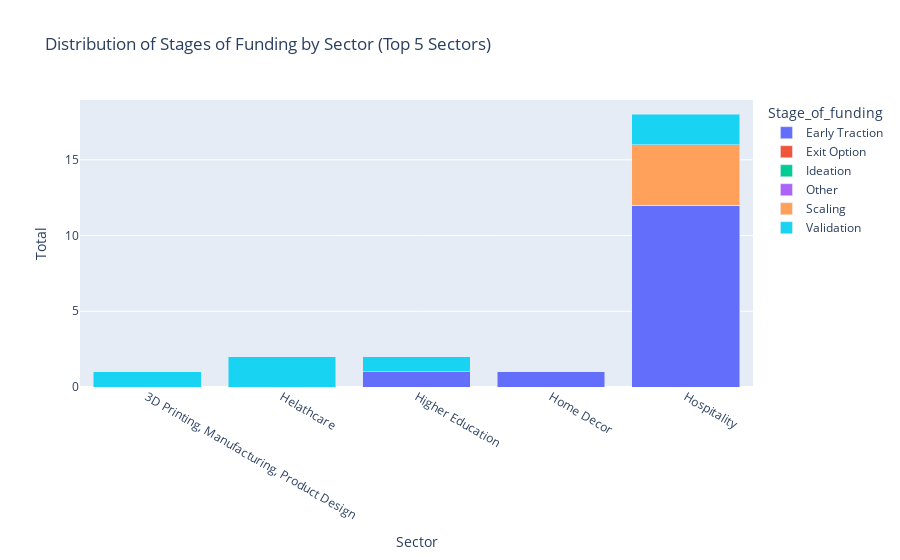

Notebook code cell kept with this figure:
### Markdown cell above
# QUESTION FIVE

##### DOES THE SECTOR OF STARTUPS HAVE AN INFLUENCE ON THE STAGE OF FUNDING THEY RECEIVE AND WHY?

### Code cell
# Group the data by sector and stage of funding and calculate the count
grouped_data = master_df.groupby(['Sector', 'Stage_of_funding']).size().reset_index(name='Count')

# Calculate the count of startups for each sector
sector_counts = grouped_data['Sector'].value_counts()

# Get the top 5 sectors
top_5_sectors = sector_counts.head(5)

# Filter the grouped data to include only the top 5 sectors
filtered_data = grouped_data[grouped_data['Sector'].isin(top_5_sectors.index)]

# Save as csv for reproducibility
filtered_data.to_csv('sector_effect.csv', index=False)

# Create a stacked bar plot
fig = px.bar(filtered_data, x='Sector', y='Count', color='Stage_of_funding', barmode='stack',
             title='Distribution of Stages of Funding by Sector (Top 5 Sectors)')
fig.update_layout(xaxis_title='Sector', yaxis_title='Total')
fig.show()

### Figure 1 — Plotly figure (JSON) as saved in the notebook; plotly's stock layout.template omitted (floating-point values rounded to 4 significant figures)
{"data": [{"alignmentgroup": "True", "hovertemplate": "Stage_of_funding=Early Traction<br>Sector=%{x}<br>Count=%{y}<extra></extra>", "legendgroup": "Early Traction", "marker": {"color": "#636efa", "pattern": {"shape": ""}}, "name": "Early Traction", "offsetgroup": "Early Traction", "orientation": "v", "showlegend": true, "textposition": "auto", "type": "bar", "x": ["3D Printing, Manufacturing, Product Design", "Helathcare", "Higher Education", "Home Decor", "Hospitality"], "xaxis": "x", "y": [0, 0, 1, 1, 12], "yaxis": "y"}, {"alignmentgroup": "True", "hovertemplate": "Stage_of_funding=Exit Option<br>Sector=%{x}<br>Count=%{y}<extra></extra>", "legendgroup": "Exit Option", "marker": {"color": "#EF553B", "pattern": {"shape": ""}}, "name": "Exit Option", "offsetgroup": "Exit Option", "orientation": "v", "showlegend": true, "textposition": "auto", "type": "bar", "x": ["3D Printing, Manufacturing, Product Design", "Helathcare", "Higher Education", "Home Decor", "Hospitality"], "xaxis": "x", "y": [0, 0, 0, 0, 0], "yaxis": "y"}, {"alignmentgroup": "True", "hovertemplate": "Stage_of_funding=Ideation<br>Sector=%{x}<br>Count=%{y}<extra></extra>", "legendgroup": "Ideation", "marker": {"color": "#00cc96", "pattern": {"shape": ""}}, "name": "Ideation", "offsetgroup": "Ideation", "orientation": "v", "showlegend": true, "textposition": "auto", "type": "bar", "x": ["3D Printing, Manufacturing, Product Design", "Helathcare", "Higher Education", "Home Decor", "Hospitality"], "xaxis": "x", "y": [0, 0, 0, 0, 0], "yaxis": "y"}, {"alignmentgroup": "True", "hovertemplate": "Stage_of_funding=Other<br>Sector=%{x}<br>Count=%{y}<extra></extra>", "legendgroup": "Other", "marker": {"color": "#ab63fa", "pattern": {"shape": ""}}, "name": "Other", "offsetgroup": "Other", "orientation": "v", "showlegend": true, "textposition": "auto", "type": "bar", "x": ["3D Printing, Manufacturing, Product Design", "Helathcare", "Higher Education", "Home Decor", "Hospitality"], "xaxis": "x", "y": [0, 0, 0, 0, 0], "yaxis": "y"}, {"alignmentgroup": "True", "hovertemplate": "Stage_of_funding=Scaling<br>Sector=%{x}<br>Count=%{y}<extra></extra>", "legendgroup": "Scaling", "marker": {"color": "#FFA15A", "pattern": {"shape": ""}}, "name": "Scaling", "offsetgroup": "Scaling", "orientation": "v", "showlegend": true, "textposition": "auto", "type": "bar", "x": ["3D Printing, Manufacturing, Product Design", "Helathcare", "Higher Education", "Home Decor", "Hospitality"], "xaxis": "x", "y": [0, 0, 0, 0, 4], "yaxis": "y"}, {"alignmentgroup": "True", "hovertemplate": "Stage_of_funding=Validation<br>Sector=%{x}<br>Count=%{y}<extra></extra>", "legendgroup": "Validation", "marker": {"color": "#19d3f3", "pattern": {"shape": ""}}, "name": "Validation", "offsetgroup": "Validation", "orientation": "v", "showlegend": true, "textposition": "auto", "type": "bar", "x": ["3D Printing, Manufacturing, Product Design", "Helathcare", "Higher Education", "Home Decor", "Hospitality"], "xaxis": "x", "y": [1, 2, 1, 0, 2], "yaxis": "y"}], "layout": {"barmode": "stack", "legend": {"title": {"text": "Stage_of_funding"}, "tracegroupgap": 0}, "title": {"text": "Distribution of Stages of Funding by Sector (Top 5 Sectors)"}, "xaxis": {"anchor": "y", "domain": [0, 1], "title": {"text": "Sector"}}, "yaxis": {"anchor": "x", "domain": [0, 1], "title": {"text": "Total"}}}}
